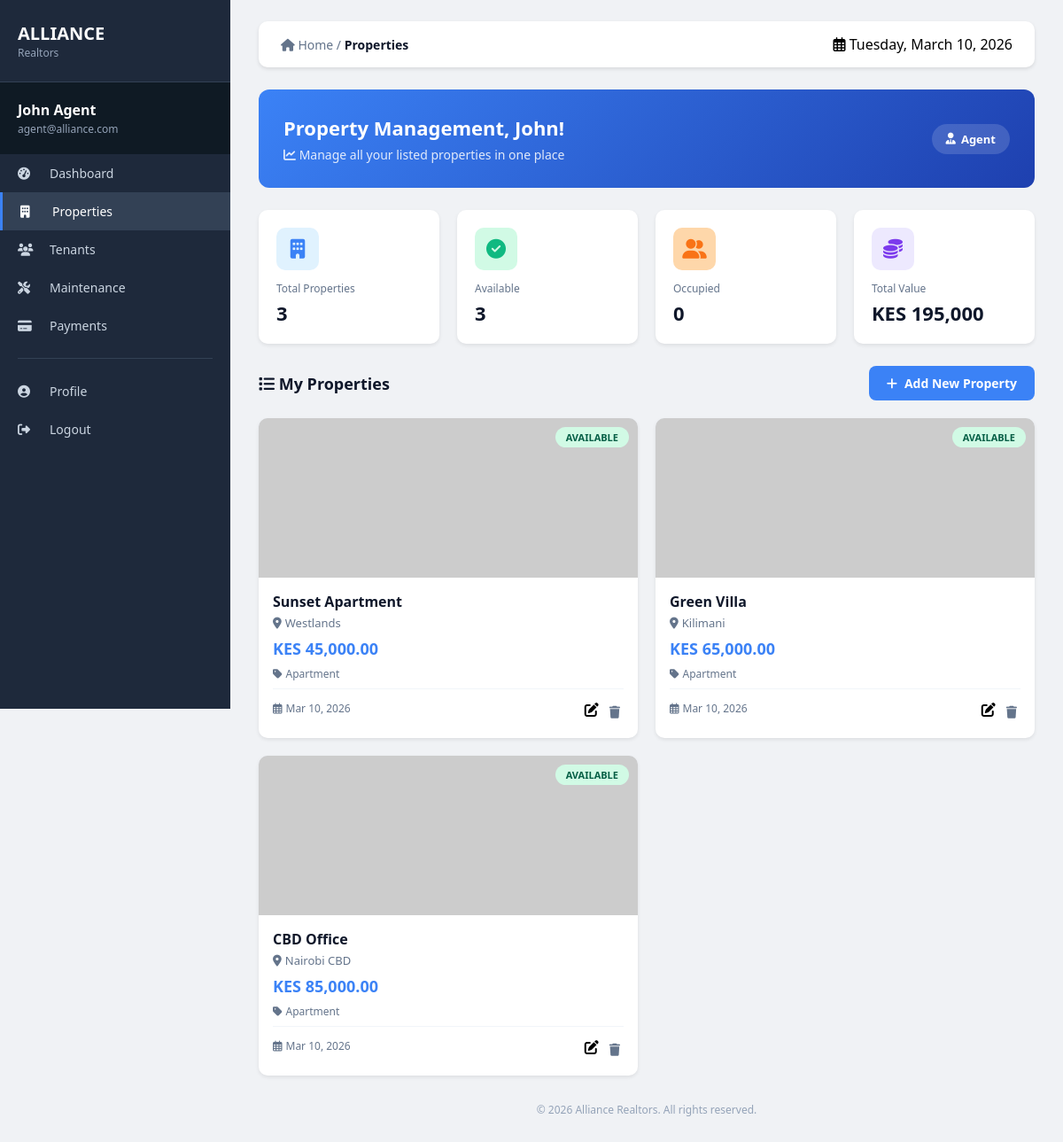
The app's page /agent/properties.php (signed in) with its own data.
### tables this page shows
CREATE TABLE properties (
    id INT PRIMARY KEY AUTO_INCREMENT,
    title VARCHAR(100) NOT NULL,
    description TEXT,
    location VARCHAR(100),
    price DECIMAL(12,2),
    bedrooms INT DEFAULT 1,
    bathrooms INT DEFAULT 1,
    image VARCHAR(255) DEFAULT 'default.jpg',
    status ENUM('Available', 'Rented', 'Maintenance') DEFAULT 'Available',
    created_at TIMESTAMP DEFAULT CURRENT_TIMESTAMP
);

### agent/properties.php (the view, shortened to what this page needs)
<?php
$full_name = $_SESSION['full_name'] ?? 'Agent';
$email = $_SESSION['email'] ?? '';
$db = Database::getInstance()->getConnection();
$properties = [];
try {
    $stmt = $db->prepare("
        SELECT * FROM properties
        ORDER BY created_at DESC
    ");
    $stmt->execute();
    $properties = $stmt->fetchAll(PDO::FETCH_ASSOC);
} catch (PDOException $e) {
    error_log("Fetch properties error: " . $e->getMessage());
    $error = "Failed to load properties. Database error: " . $e->getMessage();
}
$stats = [
    'total_properties' => count($properties),
    'available_properties' => 0,
    'occupied_properties' => 0,
    'total_value' => 0
];
foreach ($properties as $prop) {
    if (strtolower($prop['status'] ?? '') === 'available' || strtolower($prop['status'] ?? '') === 'available') {
        $stats['available_properties']++;
    } else {
        $stats['occupied_properties']++;
    }
    $stats['total_value'] += floatval($prop['price']);
}
?>
<!DOCTYPE html>
<html lang="en">
<head>
    <link rel="stylesheet" href="https://cdnjs.cloudflare.com/ajax/libs/font-awesome/6.5.0/css/all.min.css">
</head>
<body>
<div class="dashboard">
    <div class="sidebar">
        <div class="sidebar-header">
            <h2>ALLIANCE</h2>
            <p>Realtors</p>
        </div>
        <div class="user-info">
            <div class="name"><?= htmlspecialchars($full_name) ?></div>
            <div class="email"><?= htmlspecialchars($email) ?></div>
        </div>
        <a href="dashboard.php" class="menu-item"><i class="fas fa-tachometer-alt"></i> Dashboard</a>
        <a href="properties.php" class="menu-item active"><i class="fas fa-building"></i> Properties</a>
        <a href="tenants.php" class="menu-item"><i class="fas fa-users"></i> Tenants</a>
        <a href="maintenance.php" class="menu-item"><i class="fas fa-tools"></i> Maintenance</a>
        <a href="payments.php" class="menu-item"><i class="fas fa-credit-card"></i> Payments</a>
        <div class="menu-divider"></div>
        <a href="profile.php" class="menu-item"><i class="fas fa-user-circle"></i> Profile</a>
        <a href="../logout.php" class="menu-item"><i class="fas fa-sign-out-alt"></i> Logout</a>
    </div>
    <div class="main-content">
        <div class="top-bar">
            <div class="breadcrumb">
                <i class="fas fa-home"></i> Home / <span>Properties</span>
            </div>
            <div><i class="far fa-calendar-alt"></i> <?= date('l, F j, Y') ?></div>
        </div>
        <div class="welcome-card">
            <div>
                <h1>Property Management, <?= htmlspecialchars(explode(' ', $full_name)[0]) ?>!</h1>
                <p><i class="fas fa-chart-line"></i> Manage all your listed properties in one place</p>
            </div>
            <div class="agent-badge"><i class="fas fa-user-tie"></i> Agent</div>
        </div>
        <div class="stats-grid">
            <div class="stat-card">
                <div class="stat-icon blue"><i class="fas fa-building"></i></div>
                <div class="stat-label">Total Properties</div>
                <div class="stat-value"><?= $stats['total_properties'] ?></div>
            </div>
            <div class="stat-card">
                <div class="stat-icon green"><i class="fas fa-check-circle"></i></div>
                <div class="stat-label">Available</div>
                <div class="stat-value"><?= $stats['available_properties'] ?></div>
            </div>
            <div class="stat-card">
                <div class="stat-icon orange"><i class="fas fa-user-friends"></i></div>
                <div class="stat-label">Occupied</div>
                <div class="stat-value"><?= $stats['occupied_properties'] ?></div>
            </div>
            <div class="stat-card">
                <div class="stat-icon purple"><i class="fas fa-coins"></i></div>
                <div class="stat-label">Total Value</div>
                <div class="stat-value">KES <?= number_format($stats['total_value'], 0) ?></div>
            </div>
        </div>
        <div class="action-bar">
            <h2><i class="fas fa-list"></i> My Properties</h2>
            <button class="btn-primary" onclick="openAddModal()">
                <i class="fas fa-plus"></i> Add New Property
            </button>
        </div>
        <?php if (count($properties) > 0): ?>
            <div class="properties-grid">
                <?php foreach ($properties as $property): ?>
                    <div class="property-card">
                        <div class="property-image">
                            <?php if (!empty($property['image']) && $property['image'] !== 'default.jpg'): ?>
                                <img src="../<?= htmlspecialchars($property['image']) ?>" alt="<?= htmlspecialchars($property['title']) ?>">
                            <?php else: ?>
                                <img src="https://via.placeholder.com/300x180?text=No+Image" alt="No image">
                            <?php endif; ?>
                            <span class="property-status status-<?= strtolower($property['status'] ?? 'available') ?>">
                                <?= htmlspecialchars($property['status'] ?? 'Available') ?>
                            </span>
                        </div>
                        <div class="property-details">
                            <h3 class="property-title"><?= htmlspecialchars($property['title']) ?></h3>
                            <div class="property-location">
                                <i class="fas fa-map-marker-alt"></i> <?= htmlspecialchars($property['location']) ?>
                            </div>
                            <div class="property-price">KES <?= number_format($property['price'], 2) ?></div>
                            <div class="property-type">
                                <i class="fas fa-tag"></i> <?= htmlspecialchars($property['type'] ?? 'Apartment') ?>
                            </div>
                            <div class="property-footer">
                                <span class="property-type">
                                    <i class="far fa-calendar-alt"></i> <?= date('M d, Y', strtotime($property['created_at'])) ?>
                                </span>
                                <div class="action-buttons">
                                    <a href="?edit=<?= $property['id'] ?>" style="color: inherit;">
                                        <i class="fas fa-edit"></i>
                                    </a>
                                    <button onclick="deleteProperty(<?= $property['id'] ?>)" class="delete-btn" title="Delete">
                                        <i class="fas fa-trash"></i>
                                    </button>
                                </div>
                            </div>
                        </div>
                    </div>
                <?php endforeach; ?>
            </div>
        <?php endif; ?>
        <div class="footer">© <?= date('Y') ?> Alliance Realtors. All rights reserved.</div>
    </div>
</div>
</body>
</html>

### records on screen
properties: id "3", bedrooms "0", status "AVAILABLE", title "CBD Office", location "Nairobi CBD", price "85,000.00", type "Apartment", created_at "Mar 10, 2026"
properties: status "AVAILABLE", title "Sunset Apartment", location "Westlands", price "45,000.00", type "Apartment", created_at "Mar 10, 2026"
properties: status "AVAILABLE", title "Green Villa", location "Kilimani", price "65,000.00", type "Apartment", created_at "Mar 10, 2026"

### other values on screen
$full_name "John Agent"
$email "agent@alliance.com"
explode(' ', $full_name)[0] "John"
$stats['total_value'] "195,000"
